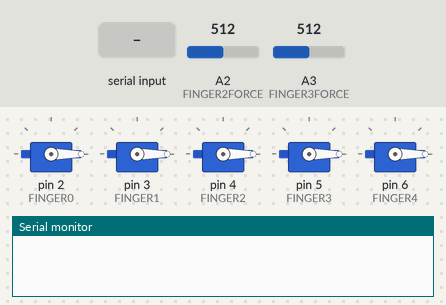
The sketch below on a simulated Arduino Uno, built with avr-gcc and run on an emulated ATmega328P. On the bench: 5 × servo, the last lines printed to the serial monitor. The inputs (shaded band) are chosen by the test bench; at power-on: A2 (FINGER2FORCE) = 512, A3 (FINGER3FORCE) = 512.

Above: at 1.2 s.
1.3 s: "90,45,200\n" received over Serial
At 2.0 s:
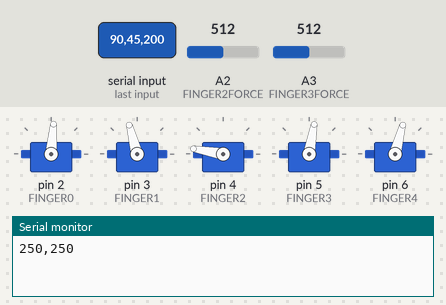
2.8 s: "30,150,10,200\n" received over Serial
At 3.3 s:
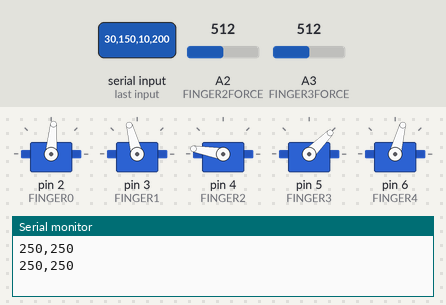
4.3 s: "200\n" received over Serial
At 5.2 s:
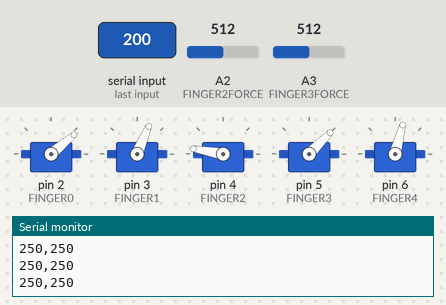
5.8 s: "30,150,10\n" received over Serial
At 6.6 s:
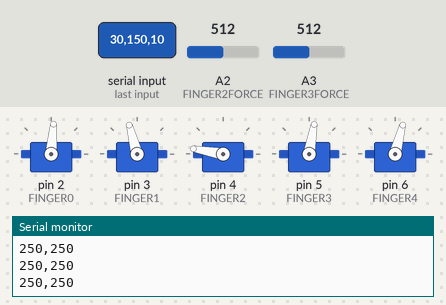
7.3 s: "30,150,10,200,45,90\n" received over Serial
At 8.1 s:
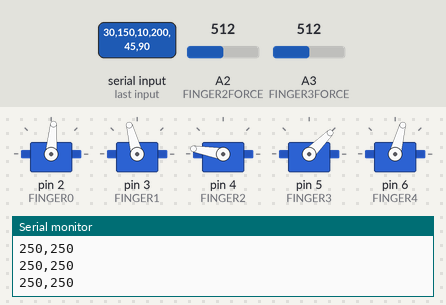
Timing chart, 0 to 9.8 s (numbered marks = the images above; inputs shaded):
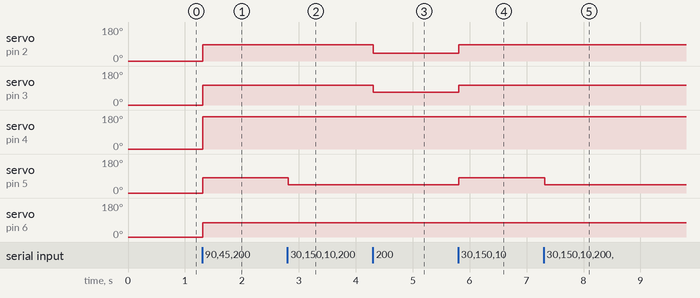

The sketch:

ArduinoServoAll.ino
```cpp
#include <Servo.h>
#define FINGER0 2
#define FINGER1 3
#define FINGER2 4
#define FINGER3 5
#define FINGER4 6

Servo servo0;
Servo servo1;
Servo servo2;
Servo servo3;
Servo servo4;

#define MAXVOLTAGE0 250
#define MINVOLTAGE0 145
#define SERVOMAX0 85

#define MAXVOLTAGE1 280
#define MINVOLTAGE1 155
#define SERVOMAX1 105

#define MAXVOLTAGE2 275
#define MINVOLTAGE2 200
#define SERVOMAX2 170

#define MAXVOLTAGE3 260
#define MINVOLTAGE3 155
#define SERVOMAX3 80

#define MAXVOLTAGE4 270
#define MINVOLTAGE4 215
#define SERVOMAX4 75


#define FINGER2FORCE A2
#define FINGER3FORCE A3

void setup() {
  // put your setup code here, to run once:
  servo0.attach(FINGER0);
  servo1.attach(FINGER1);
  servo2.attach(FINGER2);
  servo3.attach(FINGER3);
  servo4.attach(FINGER4);
  servo0.write(0);
  servo1.write(0);
  servo2.write(0);
  servo3.write(0);
  servo4.write(0);
  Serial.begin(9600);
  pinMode(FINGER2FORCE, INPUT);
  pinMode(FINGER3FORCE, INPUT);
}

void loop() {
  // put your main code here, to run repeatedly:
  String commandbuffer;

  if (Serial.available()) {
    commandbuffer = Serial.readStringUntil('\n');
    if (commandbuffer.toInt() > 0) {
      int commaIndex0 = commandbuffer.indexOf(',');
      int commaIndex1 = commandbuffer.indexOf(',', commaIndex0 + 1);
      int commaIndex2 = commandbuffer.indexOf(',', commaIndex1 + 1);
      int commaIndex3 = commandbuffer.indexOf(',', commaIndex2 + 1);
      String command0 = commandbuffer.substring(0, commaIndex0);
      String command1 = commandbuffer.substring(commaIndex0 + 1, commaIndex1);
      String command2 = commandbuffer.substring(commaIndex1 + 1, commaIndex2);
      String command3 = commandbuffer.substring(commaIndex2 + 1, commaIndex3);
      String command4 = commandbuffer.substring(commaIndex3 + 1);   // To the end of the string

      int value0 = map(command0.toInt(), MAXVOLTAGE0, MINVOLTAGE0, 0, SERVOMAX0);
      int value1 = map(command1.toInt(), MAXVOLTAGE1, MINVOLTAGE1, 0, SERVOMAX1);
      int value2 = map(command2.toInt(), MAXVOLTAGE2, MINVOLTAGE2, 0, SERVOMAX2);
      int value3 = map(command3.toInt(), MAXVOLTAGE3, MINVOLTAGE3, 0, SERVOMAX3);
      int value4 = map(command4.toInt(), MAXVOLTAGE4, MINVOLTAGE4, 0, SERVOMAX4);
      value0 = constrain(value0, 0, SERVOMAX0);
      value1 = constrain(value1, 0, SERVOMAX1);
      value2 = constrain(value2, 0, SERVOMAX2);
      value3 = constrain(value3, 0, SERVOMAX3);
      value4 = constrain(value4, 0, SERVOMAX4);
      servo0.write(value0);
      servo1.write(value1);
      servo2.write(value2);
      servo3.write(value3);
      servo4.write(value4);

      double voltageReading2 = 100.0 * 5.0 * analogRead(FINGER2FORCE) / 1023;
      double voltageReading3 = 100.0 * 5.0 * analogRead(FINGER3FORCE) / 1023;

      String voltageReadings;
      voltageReadings.concat((int)voltageReading2);
      voltageReadings.concat(',');
      voltageReadings.concat((int)voltageReading3);
      Serial.println(voltageReadings);
      //delay(5000);
    }
  }
}
```

Measured:
- after the input at 1.3 s, servo on pin 2 (FINGER0): 0° → 85° at once; servo on pin 3 (FINGER1): 0° → 105° at once; servo on pin 4 (FINGER2): 0° → 170° at once; servo on pin 5 (FINGER3): 0° → 80° at once; servo on pin 6 (FINGER4): 0° → 75° at once
- after the input at 2.8 s, servo on pin 5 (FINGER3): 80° → 45° at once
- after the input at 4.3 s, servo on pin 2 (FINGER0): 85° → 40° at once; servo on pin 3 (FINGER1): 105° → 67° at once
- after the input at 5.8 s, servo on pin 2 (FINGER0): 40° → 85° at once; servo on pin 3 (FINGER1): 67° → 105° at once; servo on pin 5 (FINGER3): 45° → 80° at once
- after the input at 7.3 s, servo on pin 5 (FINGER3): 80° → 45° at once
